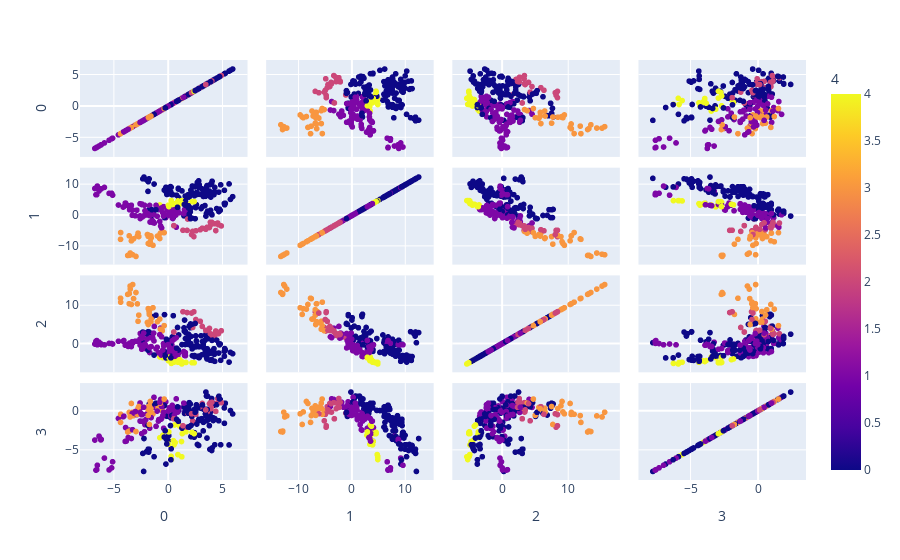

Notebook cell for this chart:
### Code cell
classix_distance=Extractor.classix(group_merging_mode='distance',minPts=minPts_best_distance,radius=radius_best_distance,scale=scale_best_distance)
classix_distance.fit(X_train)
Y_pred_distance=classix_distance.predict(X_test)
df_pred_distance=pd.DataFrame(pd.concat([pd.DataFrame(X_test,columns=[0,1,2,3]),pd.DataFrame(Y_pred_distance,columns=[4])],axis=1))
fig = px.scatter_matrix(df_pred_distance,
    dimensions=[0,1,2,3],
    color=4)
fig.show()

### Figure 1 — Plotly figure (JSON) as saved in the notebook; plotly's stock layout.template omitted (floating-point values rounded to 4 significant figures; data arrays with more than 128 entries replaced by an {"elided": "..."} marker saying what was removed)
{"data": [{"dimensions": [{"axis": {"matches": true}, "label": "0", "values": {"elided": "275 float values"}}, {"axis": {"matches": true}, "label": "1", "values": {"elided": "275 float values"}}, {"axis": {"matches": true}, "label": "2", "values": {"elided": "275 float values"}}, {"axis": {"matches": true}, "label": "3", "values": {"elided": "275 float values"}}], "hovertemplate": "%{xaxis.title.text}=%{x}<br>%{yaxis.title.text}=%{y}<br>4=%{marker.color}<extra></extra>", "legendgroup": "", "marker": {"color": {"elided": "275 int values"}, "coloraxis": "coloraxis", "symbol": "circle"}, "name": "", "showlegend": false, "type": "splom"}], "layout": {"coloraxis": {"colorbar": {"title": {"text": "4"}}, "colorscale": [[0, "#0d0887"], [0.1111, "#46039f"], [0.2222, "#7201a8"], [0.3333, "#9c179e"], [0.4444, "#bd3786"], [0.5556, "#d8576b"], [0.6667, "#ed7953"], [0.7778, "#fb9f3a"], [0.8889, "#fdca26"], [1, "#f0f921"]]}, "dragmode": "select", "legend": {"tracegroupgap": 0}, "margin": {"t": 60}}}
